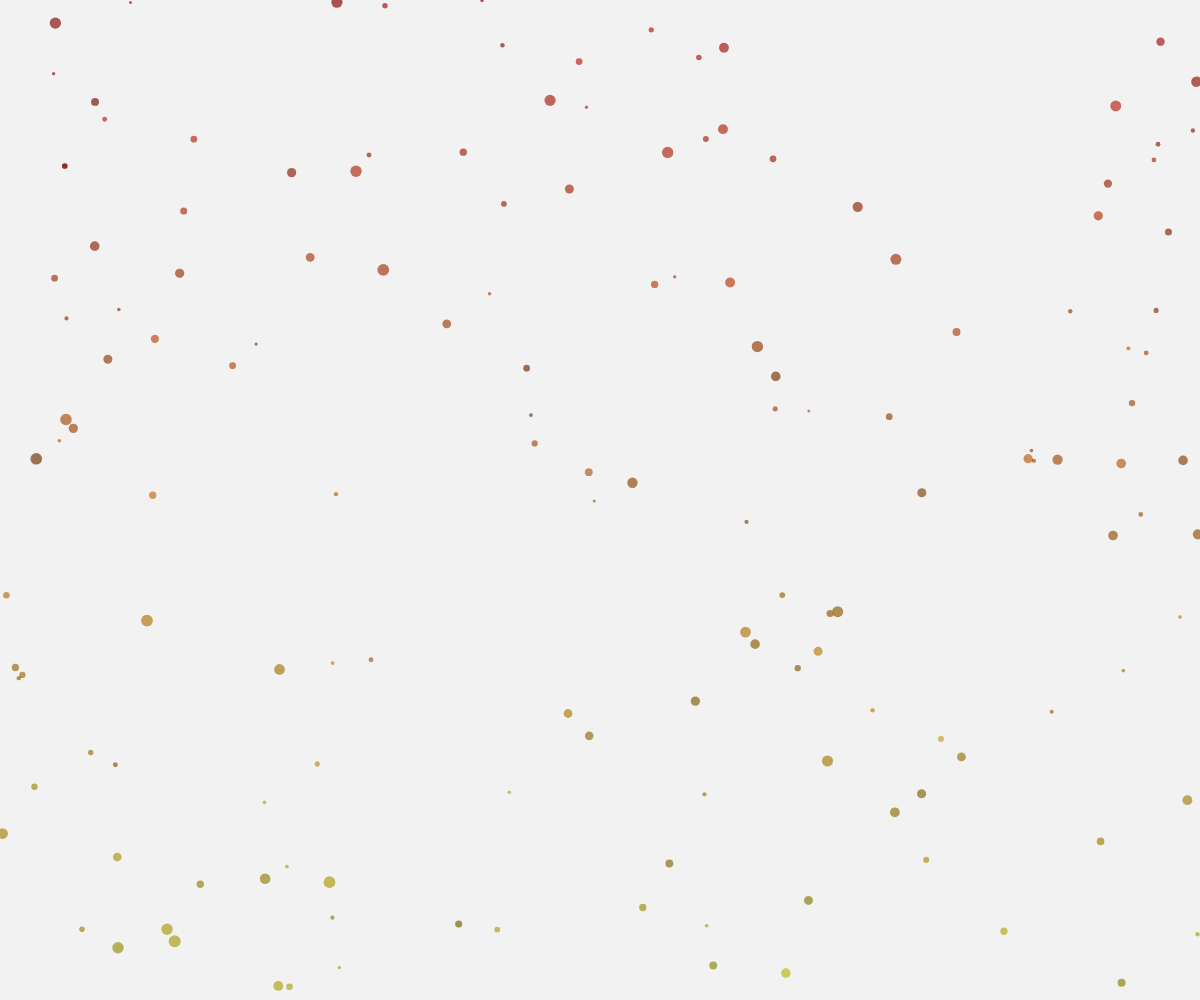
Frame 1 (no input)
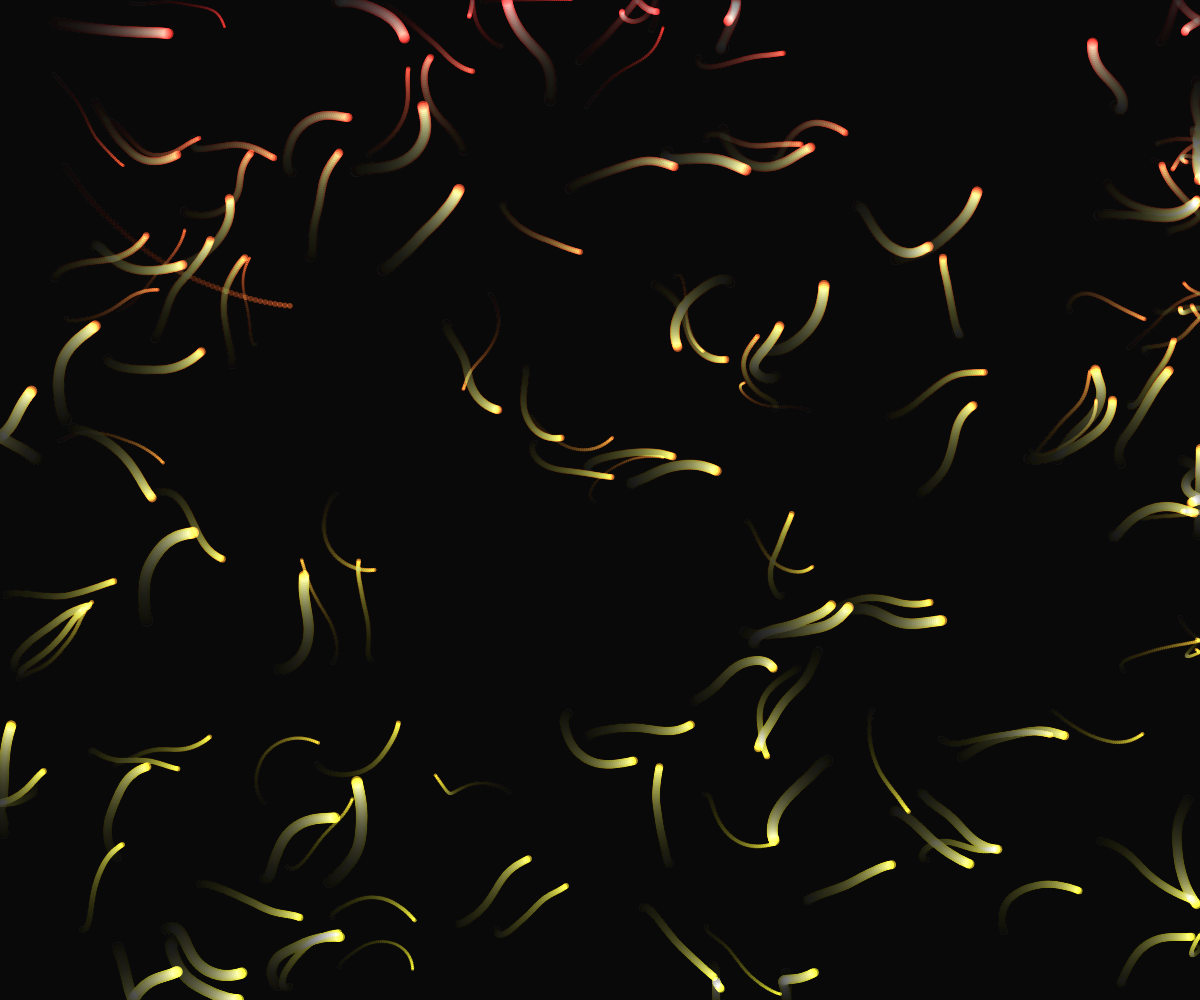
Frame 60 (no input)
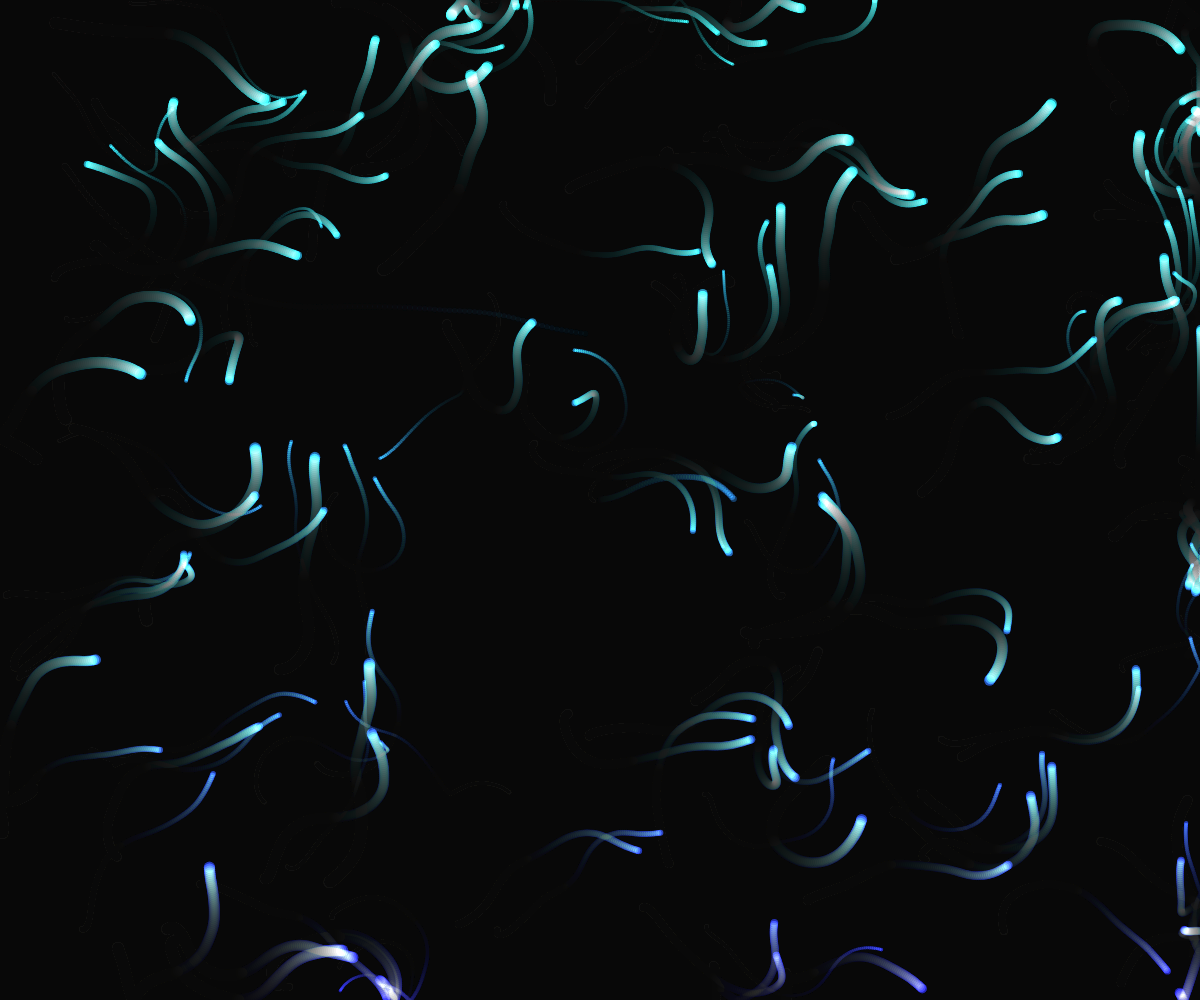
Frame 120 (the mouse pressed at the canvas centre since frame 60)

The p5.js sketch that drew these frames (run headless with seeded random() and noise() and a simulated clock; from frame 60 on, the mouse is pressed at the canvas centre):

// p5.js sketch
// ── sketch.js
let particles = [];
const particleCount = 150;
let hueValue = 0;

function setup() {
  createCanvas(windowWidth, windowHeight);
  colorMode(HSB, 360, 100, 100, 1);

  // Create initial particles
  for (let i = 0; i < particleCount; i++) {
    particles.push(new Particle());
  }
}

function draw() {
  // Semi-transparent background for trails
  background(0, 0, 0, 0.05);

  // Update hue based on mouse position
  hueValue = (mouseX / width) * 360;

  // Update and display particles
  for (let i = 0; i < particles.length; i++) {
    particles[i].update();
    particles[i].display();
  }
}

function mouseMoved() {
  // Add a new particle at mouse position when moving
  if (frameCount % 3 === 0) {
    particles.push(new Particle(mouseX, mouseY, true));

    // Keep particle count reasonable
    if (particles.length > particleCount * 1.5) {
      particles.shift();
    }
  }
}

function windowResized() {
  resizeCanvas(windowWidth, windowHeight);
}

class Particle {
  constructor(x, y, fromMouse = false) {
    this.pos = createVector(
      x || random(width),
      y || random(height)
    );
    this.vel = createVector(random(-1, 1), random(-1, 1));
    this.acc = createVector(0, 0);
    this.size = random(3, 12);
    this.hue = hueValue + random(-20, 20);
    this.fromMouse = fromMouse;
    this.maxSpeed = fromMouse ? 5 : 2;
    this.lifespan = 255;
  }

  update() {
    // Add some perlin noise for organic movement
    let noiseScale = 0.01;
    let noiseVal = noise(this.pos.x * noiseScale, this.pos.y * noiseScale, frameCount * 0.01);
    let noiseAngle = map(noiseVal, 0, 1, 0, TWO_PI * 2);

    let noiseForce = p5.Vector.fromAngle(noiseAngle);
    noiseForce.mult(0.1);
    this.acc.add(noiseForce);

    // Apply force toward/away from mouse
    let mousePos = createVector(mouseX, mouseY);
    let dir = p5.Vector.sub(mousePos, this.pos);
    let distance = dir.mag();

    if (distance < 200) {
      dir.normalize();
      // Attract or repel based on mouse position
      let mouseInfluence = map(mouseY, 0, height, -0.5, 0.5);
      dir.mult(mouseInfluence);
      this.acc.add(dir);
    }

    // Update physics
    this.vel.add(this.acc);
    this.vel.limit(this.maxSpeed);
    this.pos.add(this.vel);
    this.acc.mult(0);

    // Bounce off edges
    if (this.pos.x < 0 || this.pos.x > width) {
      this.vel.x *= -1;
    }
    if (this.pos.y < 0 || this.pos.y > height) {
      this.vel.y *= -1;
    }

    // Decrease lifespan for mouse particles
    if (this.fromMouse) {
      this.lifespan -= 2;
    }
  }

  display() {
    // Update hue based on global value and position
    this.hue = (hueValue + map(this.pos.y, 0, height, 0, 60)) % 360;

    // Calculate alpha based on lifespan for mouse particles
    let alpha = this.fromMouse ? this.lifespan / 255 : 0.7;

    // Calculate brightness based on velocity
    let speed = this.vel.mag();
    let brightness = map(speed, 0, this.maxSpeed, 50, 100);

    noStroke();
    fill(this.hue, 80, brightness, alpha);

    // Draw with blend mode for glow effect
    blendMode(ADD);
    circle(this.pos.x, this.pos.y, this.size);
    blendMode(BLEND);
  }

  isDead() {
    return this.fromMouse && this.lifespan <= 0;
  }
}

// Remove dead particles periodically
setInterval(() => {
  particles = particles.filter(p => !p.isDead());
}, 1000);
